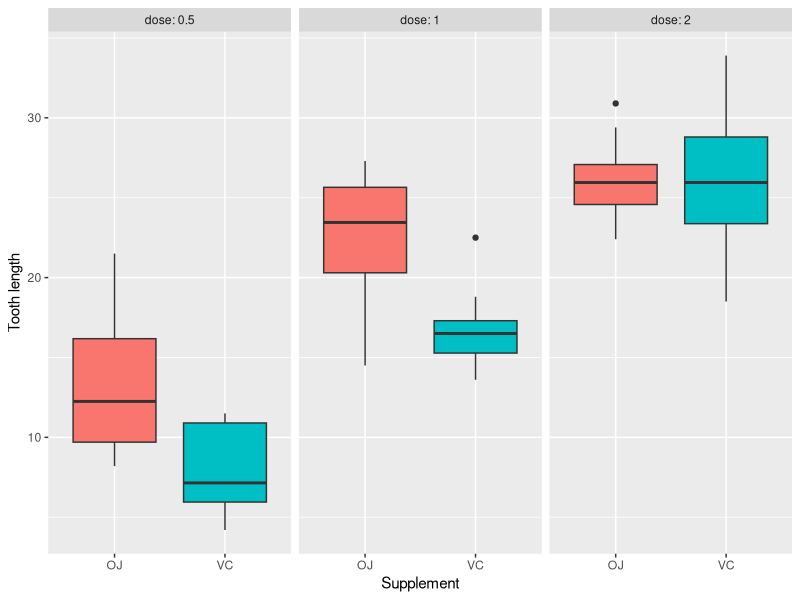

This chart was generated by the following R code:
## ---- chunk 1
knitr::opts_chunk$set(echo = TRUE)
## ---- chunk 2
library(ggplot2)
library(dplyr)
library(knitr)
## ---- chunk 3
data(ToothGrowth)
dim(ToothGrowth)
str(ToothGrowth)
## ---- chunk 4
kable(as.matrix(table(ToothGrowth$supp)))
kable(as.matrix(table(ToothGrowth$dose)))
kable(as.matrix(summary(ToothGrowth$len)))
## ---- chunk 5
g <- ggplot(ToothGrowth, aes(x=supp, y=len, fill=supp))
g + geom_boxplot() + facet_grid(. ~ dose, labeller=label_both) +
  labs(x='Supplement', y='Tooth length') + guides(fill=FALSE)
## ---- chunk 6
t.test(len ~ supp, data=filter(ToothGrowth, dose==0.5))
## ---- chunk 7
t.test(len ~ supp, data=filter(ToothGrowth, dose==1))
## ---- chunk 8
t.test(len ~ supp, data=filter(ToothGrowth, dose==2))
